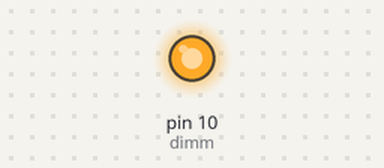
Recording of a sketch running on a simulated Arduino Uno, built with avr-gcc and run on an emulated ATmega328P. Shown: output pins drawn as LEDs (lit = HIGH).

Above: at 0.05 s.
At 16.4 s:
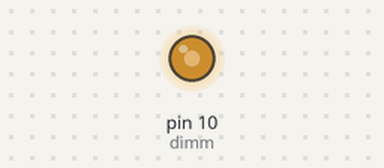
At 24.65 s:
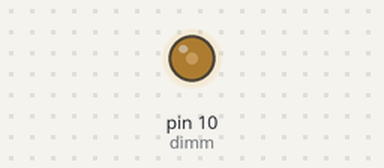
At 32.9 s:
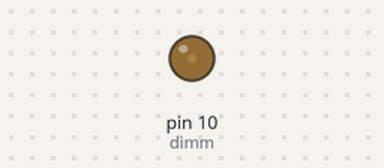
Timing chart, 0 to 40.0 s (numbered marks = the images above):
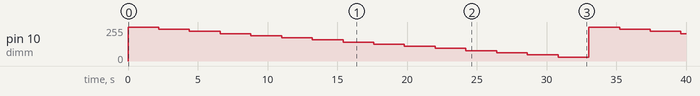

Measured:
- by itself, pin 10 (dimm): ramps from 254/255 to 30/255 and jumps back, once every 33.0 s

The sketch:

DE_DP22811_demo.ino
```cpp
#define data 9      //Liña de datos para o visualizador DE-DP22811
#define clock 8     //liña de reloxo para o  DE-DP22811
#define dimm 10     //liña de atenuación (dimer) negada para o DE-DP22811


int segs[10] ={63, 6, 91, 79, 102, 109, 124, 07, 127, 103};  // codificación dos segmentos para os numeros 0 a 9

byte punto = B10000000;   // Codificación do segmento do punto


void setup()
{
  pinMode(data , OUTPUT);      // definicion do modo da liña de datos
  pinMode(clock, OUTPUT);      // definicion do modo da liña de reloxo
  pinMode(dimm , OUTPUT);      // definicion do modo da liña de atenuación (negada)
}


void loop()
{

  for (int y = 254; y > 16; y-=16)  // bucle para incremantar o brillo do visualizador
  {
    analogWrite(dimm, y);          // PWM para atenuar o visualizador

    for (int x = 0; x <10; x++)  // bucle para enviar os dixitos o visualizador 1, 2,,,9
    {
      shiftOut(data, clock, MSBFIRST, segs[x]); // envia o dixito desprazando 8 bits enviando primeiro o bit máis significativo
      shiftOut(data, clock, MSBFIRST, segs[x]); // envia o segundo dixito desprazando 8 bits mais
      delay(200);
    }

    shiftOut(data, clock, MSBFIRST, punto); // acende o punto
    shiftOut(data, clock, MSBFIRST, punto);
    delay(200);
  }
}
```
